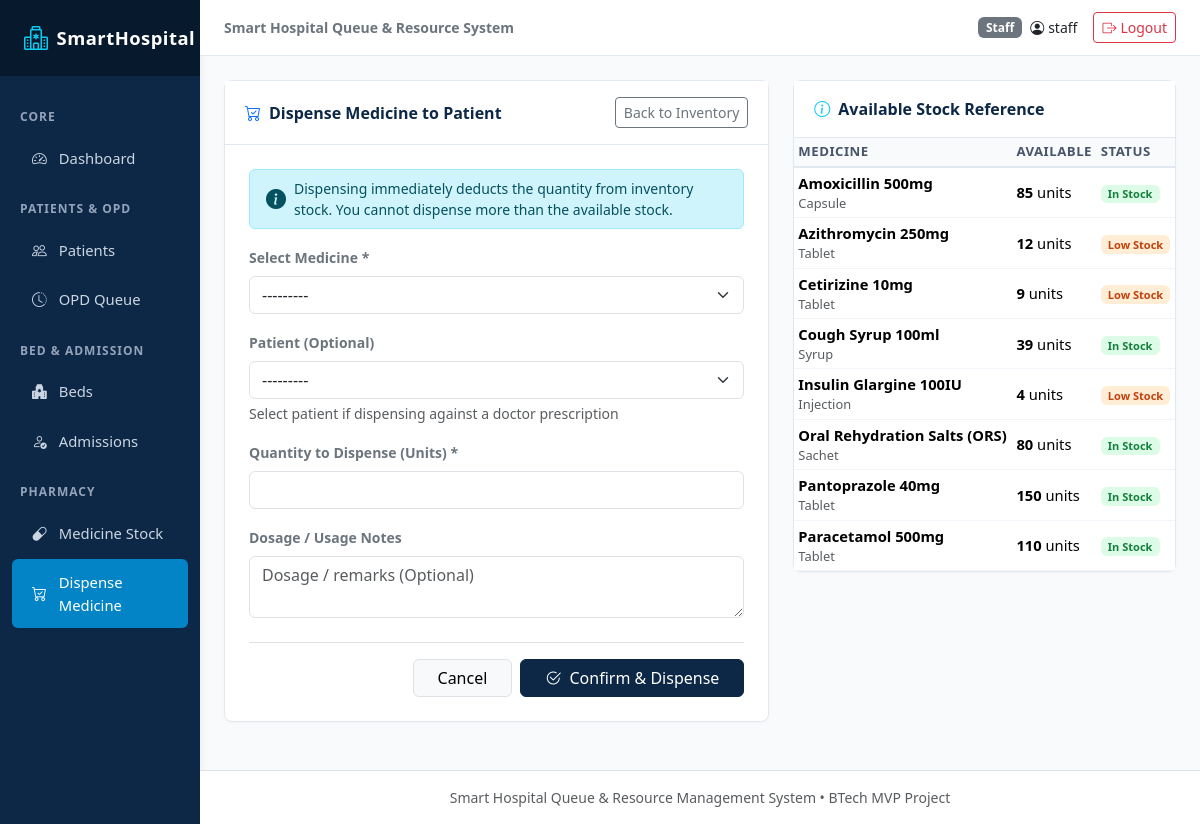
Page /medicines/dispense/ (signed in) on the committed database.
### hospital/models.py (models this page shows, shortened)
class Patient(models.Model):
    GENDER_CHOICES = [
        ('Male', 'Male'),
        ('Female', 'Female'),
        ('Other', 'Other'),
    ]
    patient_id = models.CharField(max_length=20, unique=True, blank=True)
    name = models.CharField(max_length=150)
    age = models.PositiveIntegerField()
    gender = models.CharField(max_length=10, choices=GENDER_CHOICES)
    phone = models.CharField(max_length=20)
    address = models.TextField()
    registration_date = models.DateTimeField(auto_now_add=True)
    class Meta:
        ordering = ['-registration_date']
    def __str__(self):
        return f"{self.patient_id} - {self.name}"

class Medicine(models.Model):
    name = models.CharField(max_length=150, unique=True)
    category = models.CharField(max_length=50)
    quantity = models.PositiveIntegerField(default=0)
    price = models.DecimalField(max_digits=10, decimal_places=2)
    expiry_date = models.DateField()
    minimum_stock = models.PositiveIntegerField(default=10)
    class Meta:
        ordering = ['name']
    def __str__(self):
        return f"{self.name} ({self.quantity} in stock)"
    @property
    def is_low_stock(self):
        return self.quantity <= self.minimum_stock

### hospital/views.py (the view)
# urls.py: path('medicines/dispense/', views.medicine_dispense, name='medicine_dispense'),
@login_required
def medicine_dispense(request):
    if request.method == 'POST':
        form = DispenseForm(request.POST)
        if form.is_valid():
            dispense = form.save(commit=False)
            dispense.dispensed_by = request.user
            dispense.save()
            messages.success(
                request,
                f"Successfully dispensed {dispense.quantity} units of {dispense.medicine.name}. Remaining stock: {dispense.medicine.quantity}."
            )
            if dispense.medicine.is_low_stock:
                messages.warning(
                    request,
                    f"Warning: Low stock alert! {dispense.medicine.name} has only {dispense.medicine.quantity} units remaining (Minimum threshold: {dispense.medicine.minimum_stock})."
                )
            return redirect('medicine_list')
    else:
        initial_med = request.GET.get('medicine')
        form = DispenseForm(initial={'medicine': initial_med} if initial_med else None)
    medicines = Medicine.objects.all()
    return render(request, 'medicines/dispense.html', {'form': form, 'medicines': medicines})

### hospital/forms.py (shortened to what this page needs)
class DispenseForm(forms.ModelForm):
    class Meta:
        model = Dispensing
        fields = ['medicine', 'patient', 'quantity', 'notes']
        widgets = {
            'medicine': forms.Select(attrs={'class': 'form-select', 'id': 'id_medicine'}),
            'patient': forms.Select(attrs={'class': 'form-select'}),
            'quantity': forms.NumberInput(attrs={'class': 'form-control', 'min': 1, 'id': 'id_quantity'}),
            'notes': forms.Textarea(attrs={'class': 'form-control', 'rows': 2, 'placeholder': 'Dosage / remarks (Optional)'}),
        }

### templates/medicines/dispense.html (shortened to what this page needs)
{% extends 'base.html' %}
{% block content %}
<div class="row justify-content-center">
  <div class="col-lg-7">
    <div class="card-clean">
      <div class="card-header d-flex justify-content-between align-items-center">
        <span class="fw-bold"><i class="bi bi-cart-check me-2 text-primary"></i>Dispense Medicine to Patient</span>
        <a href="{% url 'medicine_list' %}" class="btn btn-sm btn-outline-secondary">Back to Inventory</a>
      </div>
      <div class="card-body p-4">
        <div class="alert alert-info py-2 small d-flex align-items-center gap-2 mb-3">
          <i class="bi bi-info-circle-fill fs-5"></i>
          <span>Dispensing immediately deducts the quantity from inventory stock. You cannot dispense more than the available stock.</span>
        </div>
        <form method="post" novalidate>
          <div class="mb-3">
            <label class="form-label fw-semibold small text-secondary">Select Medicine *</label>
            {{ form.medicine }}
          </div>
          <div class="mb-3">
            <label class="form-label fw-semibold small text-secondary">Patient (Optional)</label>
            {{ form.patient }}
            <div class="form-text small">Select patient if dispensing against a doctor prescription</div>
          </div>
          <div class="mb-3">
            <label class="form-label fw-semibold small text-secondary">Quantity to Dispense (Units) *</label>
            {{ form.quantity }}
          </div>
          <div class="mb-3">
            <label class="form-label fw-semibold small text-secondary">Dosage / Usage Notes</label>
            {{ form.notes }}
          </div>
          <div class="mt-4 pt-3 border-top d-flex justify-content-end gap-2">
            <a href="{% url 'medicine_list' %}" class="btn btn-light border px-4">Cancel</a>
            <button type="submit" class="btn btn-navy px-4">
              <i class="bi bi-check2-circle me-1"></i> Confirm & Dispense
            </button>
          </div>
        </form>
      </div>
    </div>
  </div>
  <div class="col-lg-5">
    <div class="card-clean">
      <div class="card-header">
        <i class="bi bi-info-circle me-2 text-info"></i>Available Stock Reference
      </div>
      <div class="table-responsive" style="max-height: 460px; overflow-y: auto;">
        <table class="table table-clean table-sm align-middle mb-0">
          <thead>
            <tr>
              <th>Medicine</th>
              <th>Available</th>
              <th>Status</th>
            </tr>
          </thead>
          <tbody>
            {% for med in medicines %}
              <tr>
                <td>
                  <strong>{{ med.name }}</strong>
                  <div class="small text-muted">{{ med.category }}</div>
                </td>
                <td>
                  <span class="fw-bold">{{ med.quantity }}</span> units
                </td>
                <td>
                  {% if med.is_low_stock %}
                    <span class="badge badge-warning-custom">Low Stock</span>
                  {% else %}
                    <span class="badge badge-available">In Stock</span>
                  {% endif %}
                </td>
              </tr>
            {% empty %}
              <tr>
                <td colspan="3" class="text-center py-3 text-muted">No medicines in stock.</td>
              </tr>
            {% endfor %}
          </tbody>
        </table>
      </div>
    </div>
  </div>
</div>
{% endblock %}

### templates/base.html (shortened to what this page needs)
{% load static %}
<!DOCTYPE html>
<html lang="en">
<head>
  <link href="https://cdn.jsdelivr.net/npm/bootstrap@5.3.3/dist/css/bootstrap.min.css" rel="stylesheet">
  <link href="https://cdn.jsdelivr.net/npm/bootstrap-icons@1.11.3/font/bootstrap-icons.min.css" rel="stylesheet">
  <link rel="stylesheet" href="{% static 'css/custom.css' %}">
</head>
<body>
<div class="container-fluid p-0">
  <div class="row g-0">
    <nav class="col-lg-2 col-md-3 d-none d-md-block sidebar">
      <div class="brand d-flex align-items-center gap-2">
        <i class="bi bi-hospital fs-4 text-info"></i>
        <span>SmartHospital</span>
      </div>
      <div class="py-3">
        <div class="nav-heading">Core</div>
        <a href="{% url 'dashboard' %}" class="nav-link {% if request.resolver_match.url_name == 'dashboard' %}active{% endif %}">
          <i class="bi bi-speedometer2"></i>
          <span>Dashboard</span>
        </a>
        <div class="nav-heading">Patients & OPD</div>
        <a href="{% url 'patient_list' %}" class="nav-link {% if 'patient' in request.resolver_match.url_name %}active{% endif %}">
          <i class="bi bi-people"></i>
          <span>Patients</span>
        </a>
        <a href="{% url 'opd_queue' %}" class="nav-link {% if 'opd' in request.resolver_match.url_name %}active{% endif %}">
          <i class="bi bi-clock-history"></i>
          <span>OPD Queue</span>
        </a>
        <div class="nav-heading">Bed & Admission</div>
        <a href="{% url 'bed_list' %}" class="nav-link {% if 'bed' in request.resolver_match.url_name %}active{% endif %}">
          <i class="bi bi-hospital-fill"></i>
          <span>Beds</span>
        </a>
        <a href="{% url 'admission_list' %}" class="nav-link {% if 'admission' in request.resolver_match.url_name %}active{% endif %}">
          <i class="bi bi-person-check"></i>
          <span>Admissions</span>
        </a>
        <div class="nav-heading">Pharmacy</div>
        <a href="{% url 'medicine_list' %}" class="nav-link {% if request.resolver_match.url_name in 'medicine_list medicine_add medicine_edit' %}active{% endif %}">
          <i class="bi bi-capsule"></i>
          <span>Medicine Stock</span>
        </a>
        <a href="{% url 'medicine_dispense' %}" class="nav-link {% if request.resolver_match.url_name == 'medicine_dispense' %}active{% endif %}">
          <i class="bi bi-cart-check"></i>
          <span>Dispense Medicine</span>
        </a>
      </div>
    </nav>
    <div class="col-lg-10 col-md-9 main-content">
      <header class="top-navbar d-flex justify-content-between align-items-center">
        <div class="d-flex align-items-center gap-3">
          <span class="fw-semibold text-secondary small d-none d-sm-inline">Smart Hospital Queue & Resource System</span>
        </div>
        <div class="d-flex align-items-center gap-3">
          {% if user.is_authenticated %}
            <div class="d-flex align-items-center gap-2">
              <span class="badge {% if user.is_superuser %}bg-primary{% else %}bg-secondary{% endif %}">
                {% if user.is_superuser %}Admin{% else %}Staff{% endif %}
              </span>
              <span class="fw-medium text-dark small"><i class="bi bi-person-circle me-1"></i>{{ user.username }}</span>
            </div>
            <a href="{% url 'logout' %}" class="btn btn-sm btn-outline-danger d-flex align-items-center gap-1">
              <i class="bi bi-box-arrow-right"></i>
              <span class="d-none d-sm-inline">Logout</span>
            </a>
          {% endif %}
        </div>
      </header>
      <main class="content-body">
        {% block content %}{% endblock %}
      </main>
      <footer class="text-center py-3 text-muted small border-top bg-white mt-auto">
        Smart Hospital Queue & Resource Management System &bull; BTech MVP Project
      </footer>
    </div>
  </div>
</div>
</body>
</html>

### static/css/custom.css (style rules this page uses)
:root { --navy-primary: #0d2847; --navy-dark: #07192d; --navy-light: #163d6b; --blue-accent: #0284c7; --blue-light-bg: #f0f7fd; --bg-page: #f8fafc; --text-dark: #1e293b; --text-muted: #64748b; --status-available: #16a34a; --status-occupied: #dc2626; --status-warning: #ea580c; --border-color: #e2e8f0; }
body { background-color: var(--bg-page); color: var(--text-dark); font-family: system-ui, -apple-system, "Segoe UI", Roboto, "Helvetica Neue", Arial, sans-serif; min-height: 100vh; }
.sidebar { background-color: var(--navy-primary); min-height: 100vh; box-shadow: 2px 0 8px rgba(0, 0, 0, 0.05); }
.sidebar .brand { padding: 1.25rem 1.5rem; background-color: var(--navy-dark); color: #ffffff; font-weight: 700; font-size: 1.15rem; letter-spacing: 0.5px; }
.sidebar .nav-link { color: #cbd5e1; padding: 0.75rem 1.25rem; font-size: 0.925rem; font-weight: 500; display: flex; align-items: center; gap: 0.75rem; border-radius: 6px; margin: 0.2rem 0.75rem; transition: all 0.2s ease; }
.sidebar .nav-link.active { color: #ffffff; background-color: var(--blue-accent); }
.sidebar .nav-heading { font-size: 0.75rem; text-transform: uppercase; letter-spacing: 1px; color: #94a3b8; padding: 1rem 1.25rem 0.35rem; font-weight: 600; }
.main-content { min-height: 100vh; display: flex; flex-direction: column; }
.top-navbar { background-color: #ffffff; border-bottom: 1px solid var(--border-color); padding: 0.75rem 1.5rem; }
.content-body { padding: 1.5rem; flex-grow: 1; }
.card-clean { background: #ffffff; border: 1px solid var(--border-color); border-radius: 8px; box-shadow: 0 1px 3px rgba(0, 0, 0, 0.03); margin-bottom: 1.5rem; }
.card-clean .card-header { background-color: #ffffff; border-bottom: 1px solid var(--border-color); padding: 1rem 1.25rem; font-weight: 600; color: var(--navy-primary); }
.table-clean th { background-color: #f8fafc; color: #475569; font-weight: 600; font-size: 0.825rem; text-transform: uppercase; letter-spacing: 0.5px; border-bottom: 2px solid var(--border-color); }
.table-clean td { vertical-align: middle; font-size: 0.92rem; border-bottom: 1px solid #f1f5f9; }
.badge-available { background-color: #dcfce7; color: #15803d; font-weight: 600; }
.badge-warning-custom { background-color: #ffedd5; color: #c2410c; font-weight: 600; }
.btn-navy { background-color: var(--navy-primary); border-color: var(--navy-primary); color: #ffffff; }

### rows in the picture
Patient: patient "---------"
Medicine: name "Amoxicillin 500mg", category "Capsule", quantity "85", minimum_stock "In Stock"
Medicine: name "Azithromycin 250mg", category "Tablet", quantity "12", minimum_stock "Low Stock"
Medicine: name "Cetirizine 10mg", category "Tablet", quantity "9", minimum_stock "Low Stock"
Medicine: name "Cough Syrup 100ml", category "Syrup", quantity "39", minimum_stock "In Stock"
Medicine: name "Insulin Glargine 100IU", category "Injection", quantity "4", minimum_stock "Low Stock"
Medicine: name "Oral Rehydration Salts (ORS)", category "Sachet", quantity "80", minimum_stock "In Stock"
Medicine: name "Pantoprazole 40mg", category "Tablet", quantity "150", minimum_stock "In Stock"
Medicine: name "Paracetamol 500mg", category "Tablet", quantity "110", minimum_stock "In Stock"

### other values in the picture
{{ user.username }} "staff"
